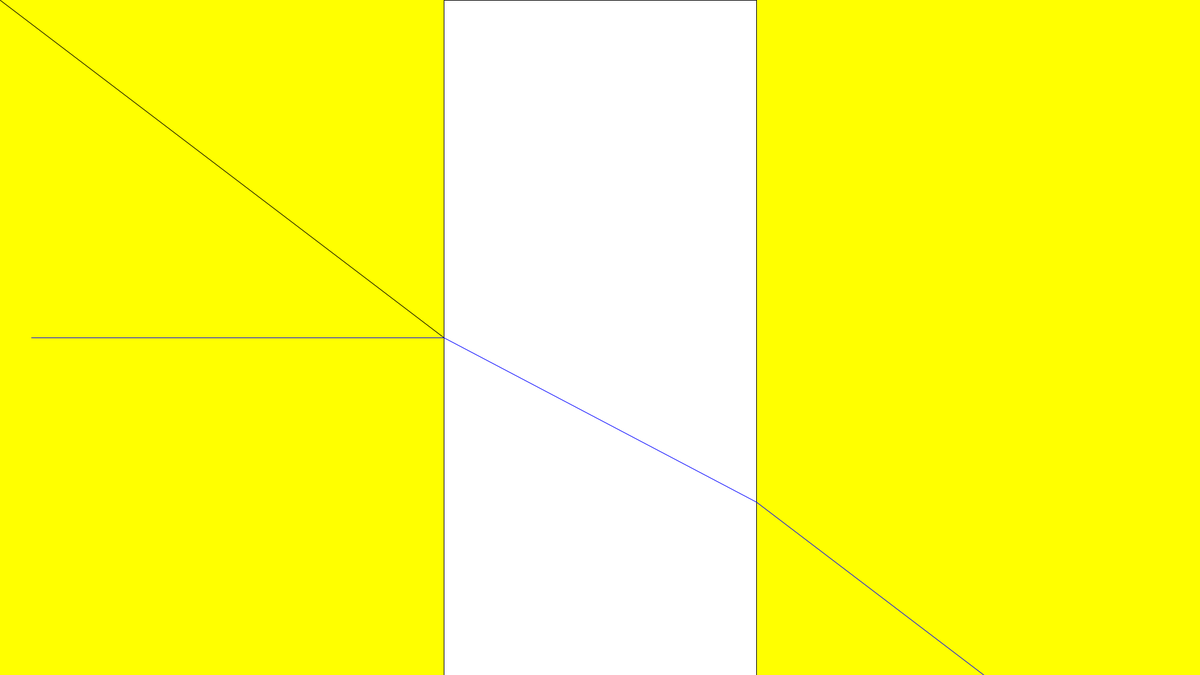
Frame 1 (no input)
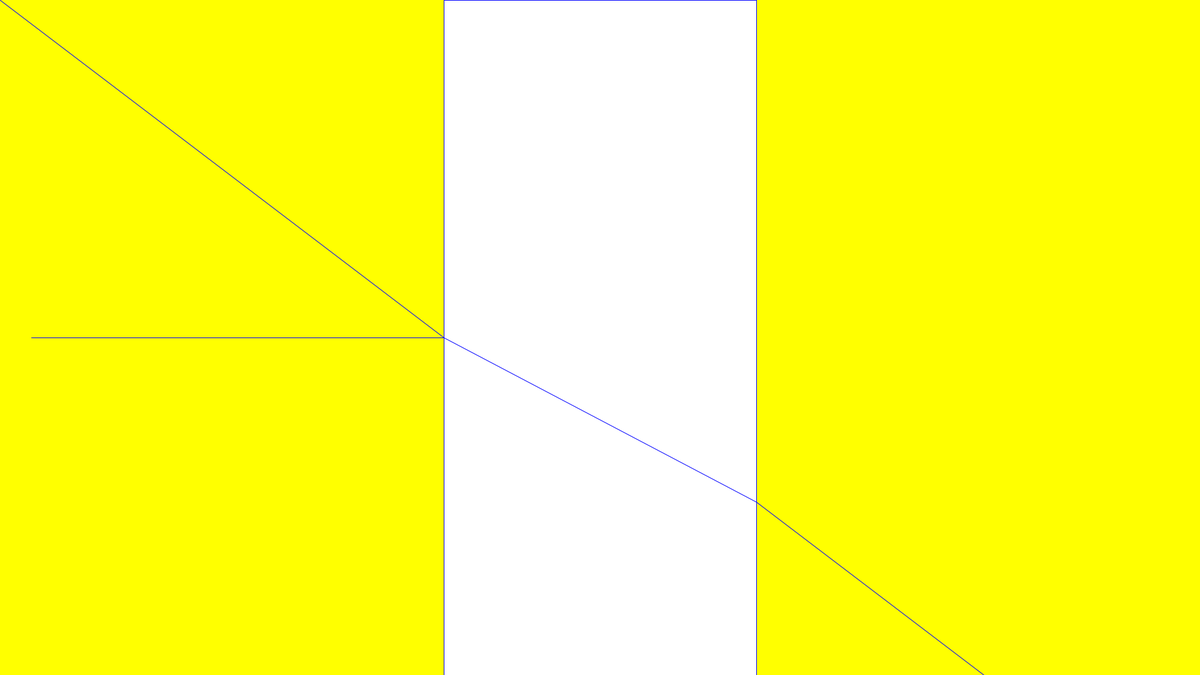
Frame 60 (the mouse pressed at the canvas centre just before this capture)
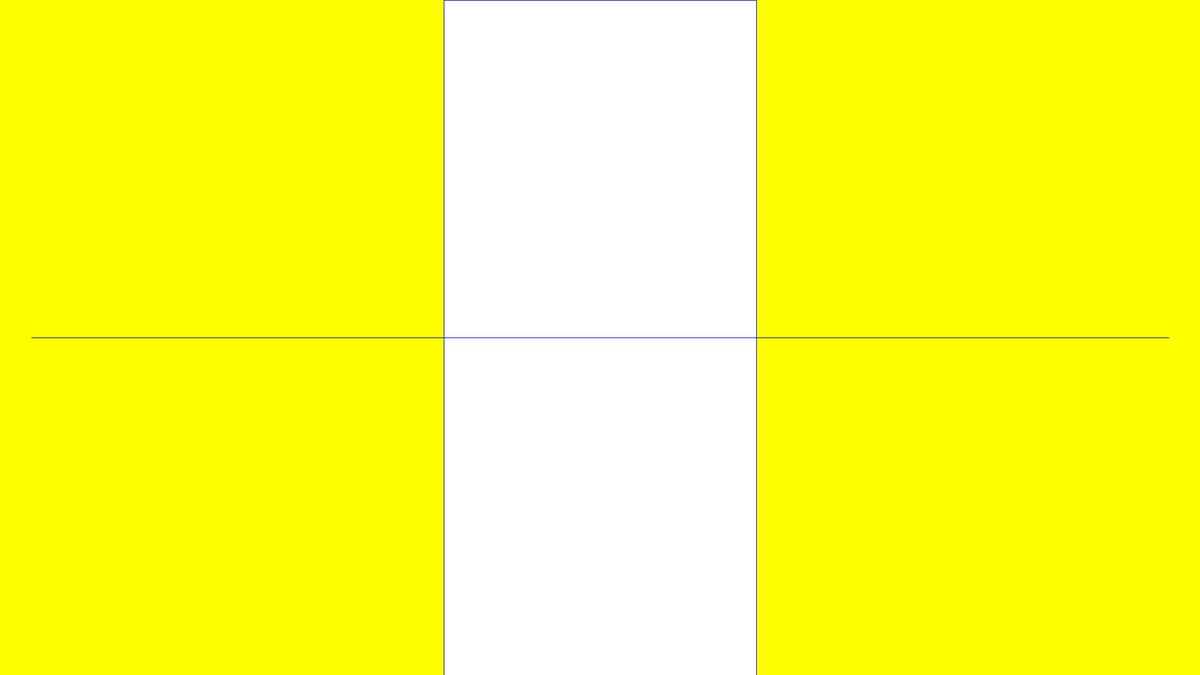
Frame 120 (the mouse held since frame 60 and released just before this capture)

The Processing sketch that drew these frames (run headless with seeded random() and noise(); from frame 60 on, the mouse is pressed at the canvas centre):

// Processing sketch: Snell_s_Law
// ── Snell_s_Law.pde
//Graphical Representation of Snell's Law

int boxwidth = 500;
//float angle = 30;
float incidentAngle;
float n1, n2;


void setup() {
  size(1920, 1080);
  n1 = 1;
  n2 = 1.3;
  
}

void draw() {
  
  float o = mouseY - height/2;
  float a = width/2 - boxwidth/2 - mouseX;
  incidentAngle = atan(o/a);
  
  background(255, 255, 0);
  rect(((width/2) - boxwidth/2), 0, boxwidth, height);

  float offset = tan(incidentAngle) * ((width/2 - boxwidth/2)-50);
  line(mouseX, mouseY, width/2-boxwidth/2, height/2);
  stroke(0,0,255);
  line(50, height/2, width/2-boxwidth/2, height/2);
  
  float refractedAngle = asin(n1 * sin(incidentAngle) / n2);
  println("Refracted Angle: " + toDegrees(refractedAngle));
  
  float roffset = tan(refractedAngle) * boxwidth; //Refracted Offset in Radians
  line(width/2-boxwidth/2, height/2, width/2+boxwidth/2, height/2 - roffset);
  
  line(width/2+boxwidth/2, height/2-roffset, width - 50, height/2 - offset - roffset);
}

float toRad(float degrees){
  return PI * degrees / 180;
}

float toDegrees(float rad){
  return 180 * rad / PI;
}
